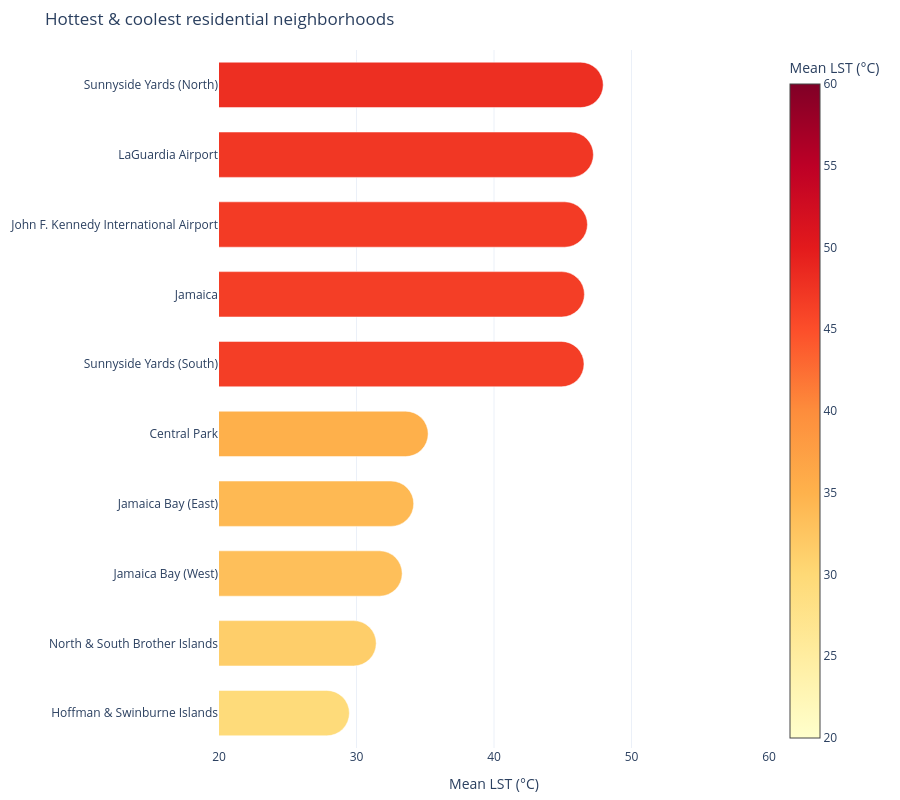

The notebook cell saved with this chart:
### Code cell
df = df_lst_min_max_nb.sort_values('lst_mean')

fig = go.Figure(go.Bar(
    x=df[value_col],
    y=df[label_col],
    orientation="h",
    marker=dict(
        color=df['lst_mean'],
        colorscale=colorscale,
        colorbar=dict(title=dict(text=legend_name)),
        cmin=20,
        cmax=60,
    ),
    customdata=df[["boroname", "ndvi_mean", "ntatype"]],
    hovertemplate=(
        "<b>%{y}</b> (%{customdata[0]})<br>"
        "Type: %{customdata[2]}<br>"
        "%{x:.1f}°C<br>"
        "NDVI: %{customdata[1]:.2f}<extra></extra>"
    ),
))

fig.update_layout(
    margin=dict(t=50, b=40, l=10, r=20),
    title=dict(text=title),
    xaxis_title=legend_name,
    yaxis_title=None,
    template="plotly_white",
    bargap=0.35, 
    barcornerradius=30,
    height=800,

)
fig.update_xaxes(range=[20, 60])

### Figure 1 — Plotly figure (JSON) as saved in the notebook; plotly's stock layout.template omitted (floating-point values rounded to 4 significant figures)
{"data": [{"customdata": [["Staten Island", 0.6787, "9"], ["Bronx", 0.7306, "9"], ["Brooklyn", 0.7384, "9"], ["Queens", 0.6163, "9"], ["Manhattan", 0.6781, "9"], ["Queens", 0.1497, "6"], ["Queens", 0.1889, "0"], ["Queens", 0.2037, "8"], ["Queens", 0.1461, "8"], ["Queens", 0.1176, "6"]], "hovertemplate": "<b>%{y}</b> (%{customdata[0]})<br>Type: %{customdata[2]}<br>%{x:.1f}°C<br>NDVI: %{customdata[1]:.2f}<extra></extra>", "marker": {"cmax": 60, "cmin": 20, "color": [29.48, 31.43, 33.32, 34.16, 35.21, 46.55, 46.58, 46.8, 47.23, 47.94], "colorbar": {"title": {"text": "Mean LST (°C)"}}, "colorscale": [[0, "rgb(255,255,204)"], [0.125, "rgb(255,237,160)"], [0.25, "rgb(254,217,118)"], [0.375, "rgb(254,178,76)"], [0.5, "rgb(253,141,60)"], [0.625, "rgb(252,78,42)"], [0.75, "rgb(227,26,28)"], [0.875, "rgb(189,0,38)"], [1, "rgb(128,0,38)"]]}, "orientation": "h", "type": "bar", "x": [29.48, 31.43, 33.32, 34.16, 35.21, 46.55, 46.58, 46.8, 47.23, 47.94], "y": ["Hoffman & Swinburne Islands", "North & South Brother Islands", "Jamaica Bay (West)", "Jamaica Bay (East)", "Central Park", "Sunnyside Yards (South)", "Jamaica", "John F. Kennedy International Airport", "LaGuardia Airport", "Sunnyside Yards (North)"]}], "layout": {"barcornerradius": 30, "bargap": 0.35, "height": 800, "margin": {"b": 40, "l": 10, "r": 20, "t": 50}, "title": {"text": "Hottest & coolest residential neighborhoods"}, "xaxis": {"range": [20, 60], "title": {"text": "Mean LST (°C)"}}, "yaxis": {"title": {}}}}
